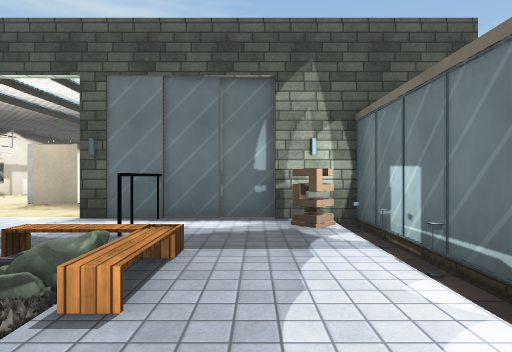
view 1 (above)

17 first-person views from a walk through a 3-D level made in the Unity game engine. The camera is 1.3 m above the floor, looks level and sees 75° across. Doors are open. The floor is counted in squares, 2 m on a side. Each view is taken from the middle of a square. On the plan, view 1 faces up. The plan holds only what a view shows up to about 10 squares ahead; the rest is blank. The player is left out. Some surface patterns are stand-ins.

view 2
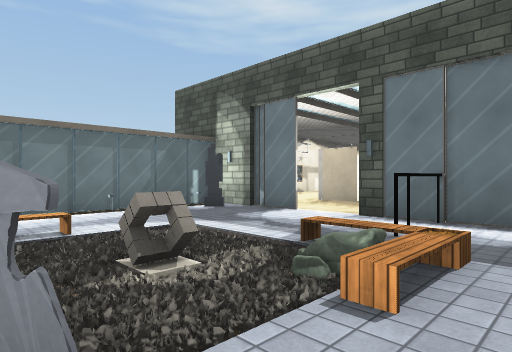

view 3
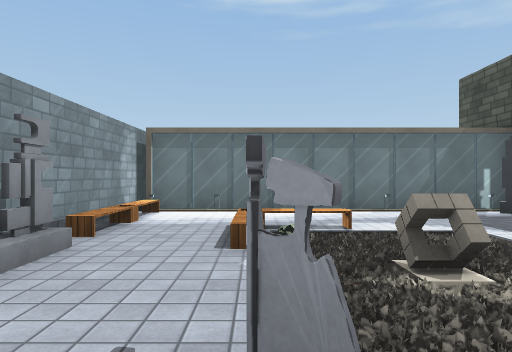

view 4
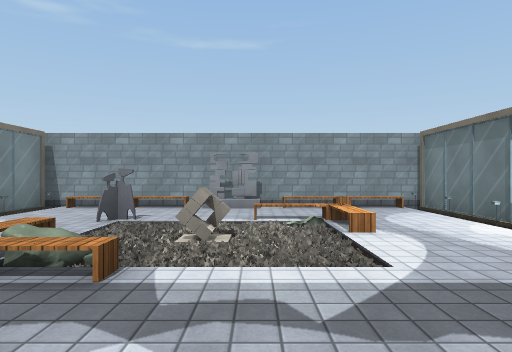

view 5
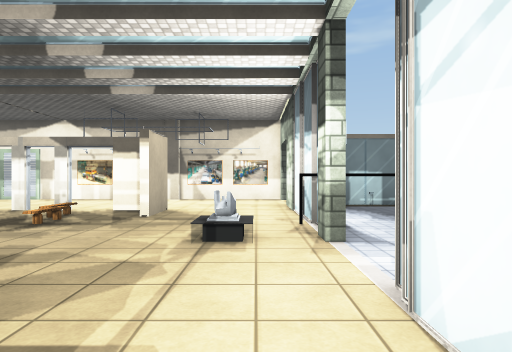

view 6
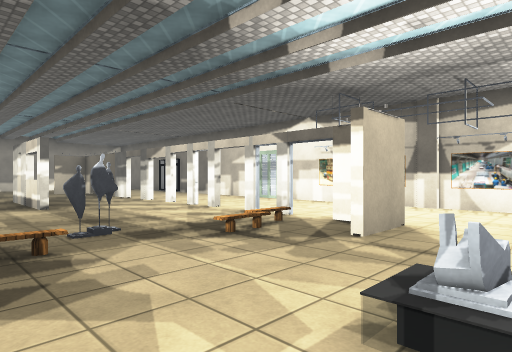

view 7
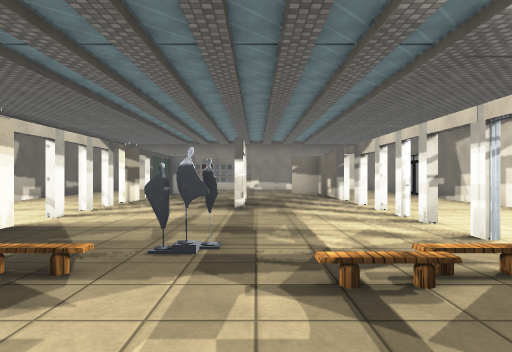

view 8
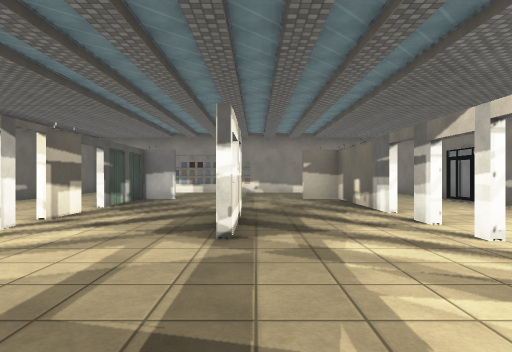

view 9
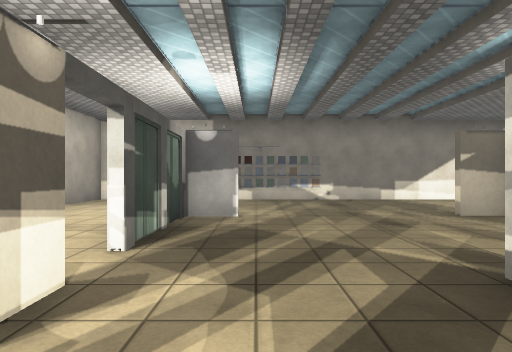

view 10
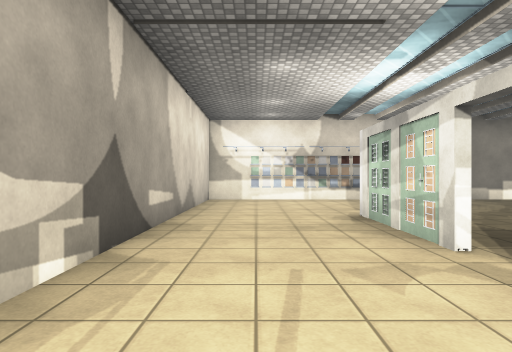

view 11
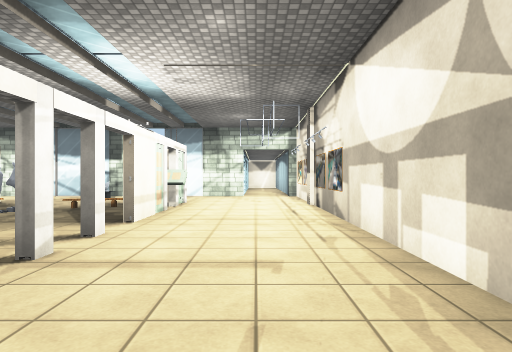

view 12
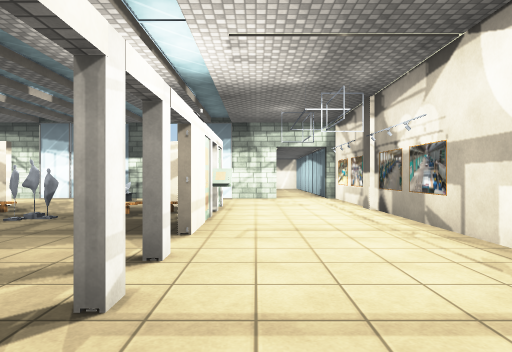

view 13
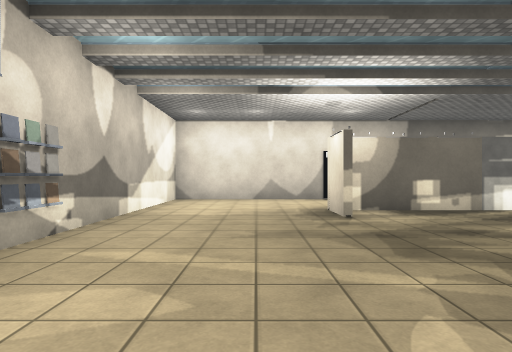

view 14
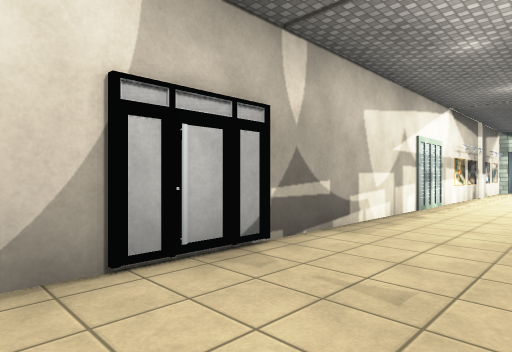

view 15
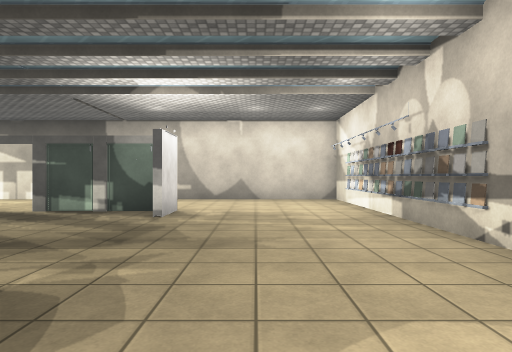

view 16
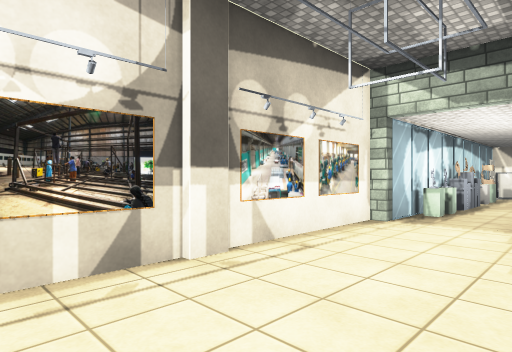

view 17
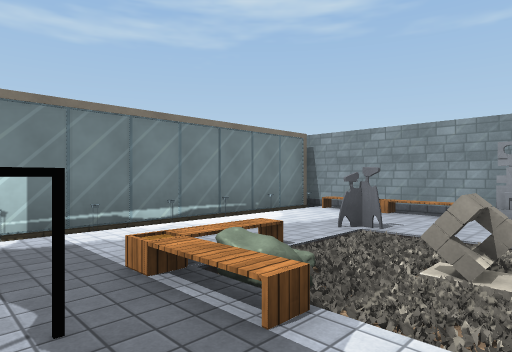

### Floor plan
Key: @ floor where view 1 was taken; # wall or solid block; x gap in a wall; . main floor; : floor 0.5 m higher than the main floor; / step, stairs or slope; D open door; = window, fence, low wall or low ledge; O other object.
Columns run from 9 left of view 1 to 4 right of it. Each row starts with its distance up from view 1.
 24 ##############
 23 #............#
 22 #............#
 21 #............#
 20 #............#
 19 #...O....#...#
 18 #...#....#...#
 17 #...O....#...#
 16 #...x..#.x...#
 15 #...x..#.x...#
 14 #...x..=.DD..#
 13 #...x....D...#
 12 #...D....D...#
 11 #O..#....D...#
 10 #O..O.O..D..O#
  9 #...O//./D..O#
  8 #...#....#...#
  7 #O..........O#
  6 #O.....O....O#
  5 #####..DD#####
  4   #OO..DDOO##
  3   #...OO..O#
  2   #O.OOOO.O#
  1   #./OOOO.O#
  0   #O//:OO@O##
 -1   #O././..O##
 -2   #O//O///OO#
 -3   #########

Positions as (right, up) in squares from view 1, and headings:
1: (0, 0), facing up
2: (0, 0), facing up-left
3: (0, 0), facing left
4: (-3, 5), facing down
5: (-6, 6), facing right
6: (-4, 6), facing up-right
7: (-2, 7), facing up
8: (-2, 10), facing up
9: (-4, 14), facing up
10: (-7, 14), facing up
11: (-7, 16), facing down
12: (-6, 15), facing down
13: (-6, 21), facing right
14: (1, 20), facing down-right
15: (1, 21), facing left
16: (1, 10), facing down-right
17: (-3, 4), facing down-right
